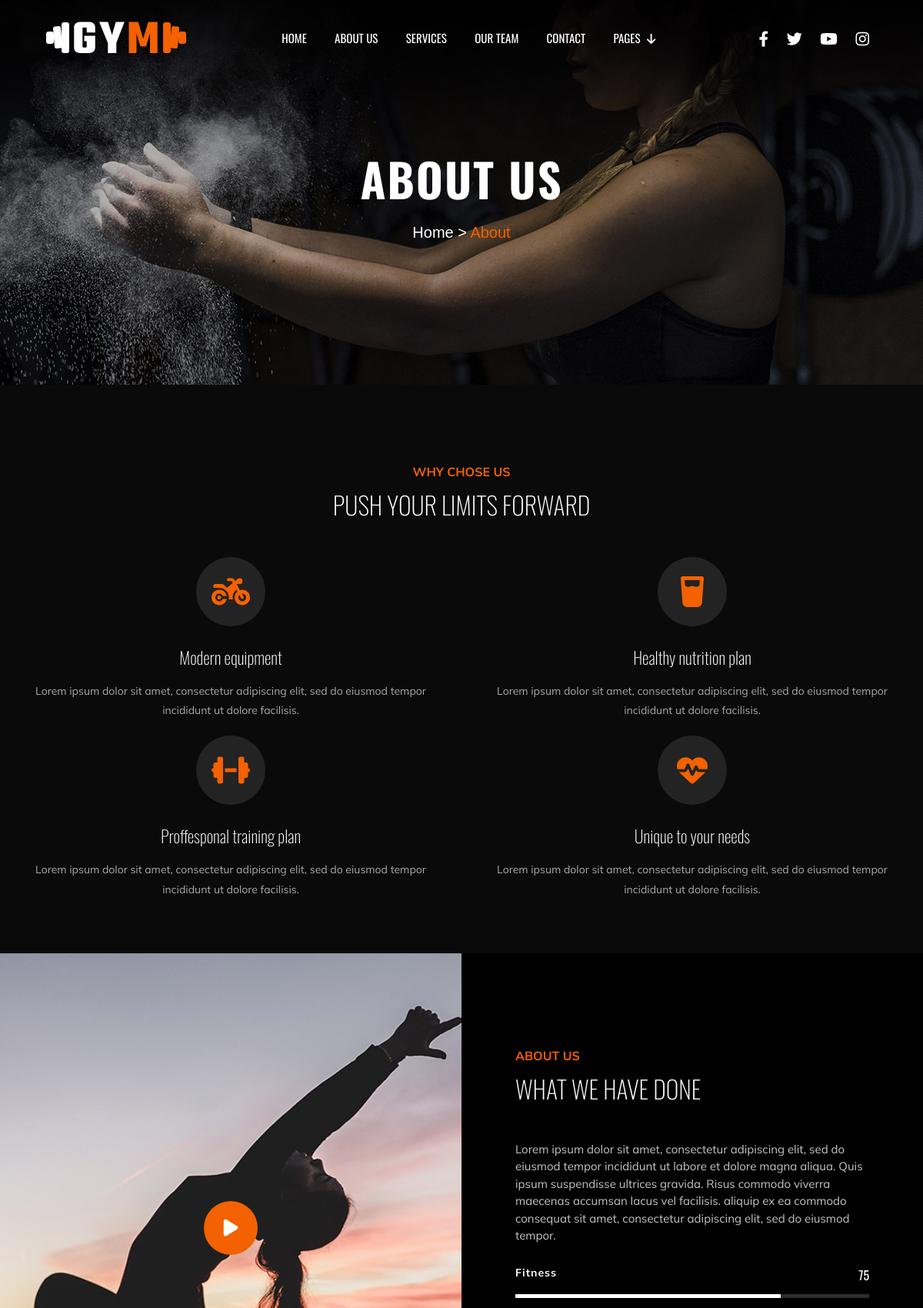
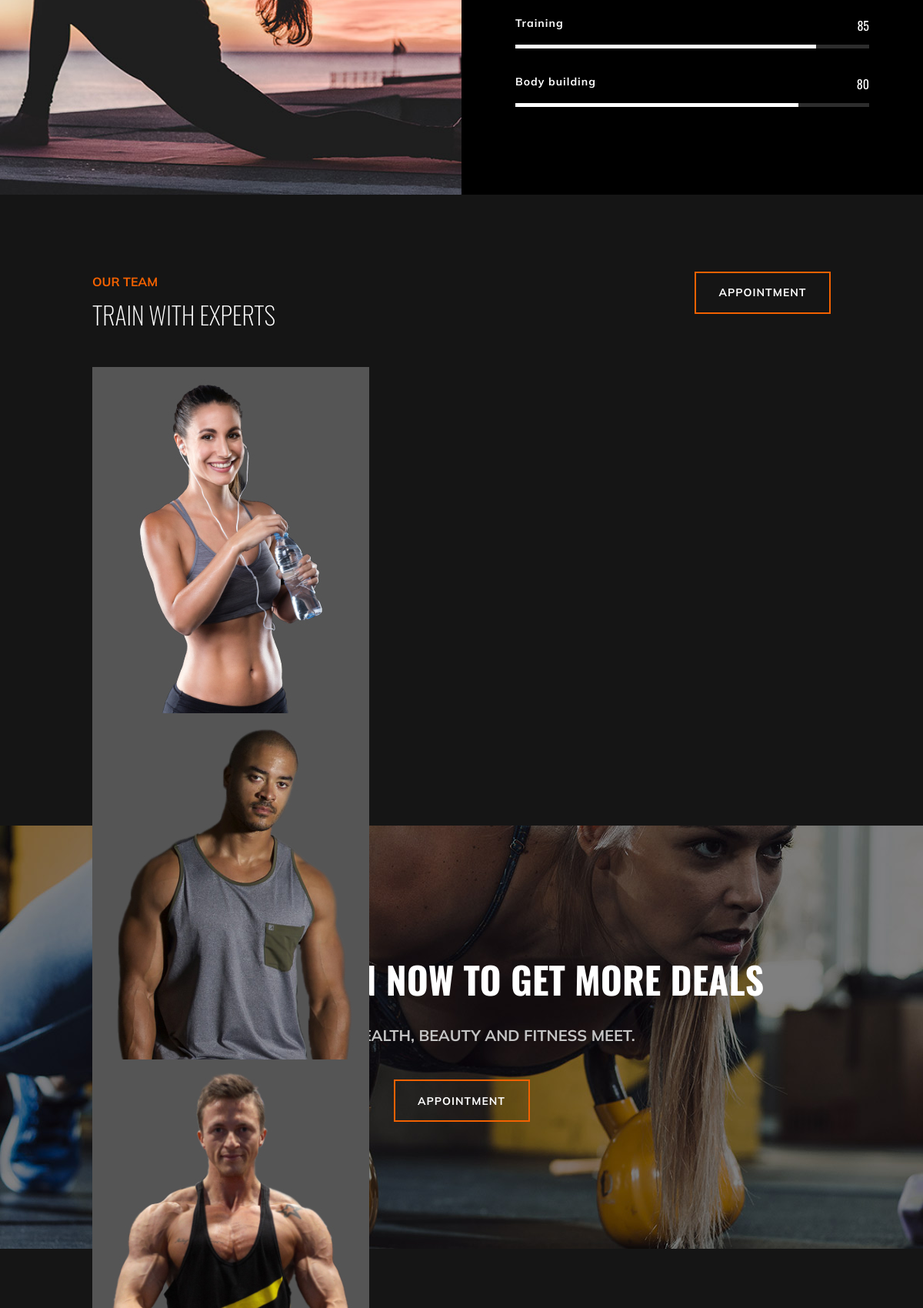
/about (upper part), run on the app's committed database (2 pictures, top to bottom).
### main/models.py (models this page shows, shortened)
class Header(models.Model):
    img = models.ImageField('Logo', upload_to='images')
    path1 = models.CharField('Path 1', max_length=50)
    path2 = models.CharField('Path 2', max_length=50)
    path3 = models.CharField('Path 3', max_length=50)
    path4 = models.CharField('Path 4', max_length=50)
    path5 = models.CharField('Path 5', max_length=50)
    path6 = models.CharField('Path 6', max_length=50)
    sub_path1 = models.CharField('Sub Path 1', max_length=50)
    sub_path2 = models.CharField('Sub Path 2', max_length=50)
    sub_path3 = models.CharField('Sub Path 3', max_length=50)
    social1 = models.CharField('Social 1', max_length=50)
    social2 = models.CharField('Social 2', max_length=50)
    social3 = models.CharField('Social 3', max_length=50)
    social4 = models.CharField('Social 4', max_length=50)
    social_link1 = models.URLField('Social Link 1')
    social_link2 = models.URLField('Social Link 2')
    social_link3 = models.URLField('Social Link 3')
    social_link4 = models.URLField('Social Link 4')
    class Meta:
        verbose_name = 'Header'
        verbose_name_plural = 'Header'

class Aboutpage(models.Model):
    doc_title = models.CharField('Document Title', max_length=50)
    background = models.ImageField('Backgorund', upload_to='images')
    title = models.CharField('Title', max_length=50)
    path1 = models.CharField('Path 1', max_length=30)
    path2 = models.CharField('Path 2', max_length=30)
    class Meta:
        verbose_name = 'Aboutpage'
        verbose_name_plural = 'Aboutpage'

class Title(models.Model):
    colored_title1 = models.CharField('Colored Title 1', max_length=50)
    title1 = models.CharField('Title 1', max_length=50)
    colored_title2 = models.CharField('Colored Title 2', max_length=50)
    title2 = models.CharField('Title 2', max_length=50)
    colored_title3 = models.CharField('Colored Title 3', max_length=50)
    title3 = models.CharField('Title 3', max_length=50)
    colored_title4 = models.CharField('Colored Title 4', max_length=50)
    title4 = models.CharField('Title 4', max_length=50)
    colored_title5 = models.CharField('Colored Title 5', max_length=50)
    title5 = models.CharField('Title 5', max_length=50)
    colored_title6 = models.CharField('Colored Title 6', max_length=50)
    title6 = models.CharField('Title 6', max_length=50)
    colored_title7 = models.CharField('Colored Title 7', max_length=50)
    title7 = models.CharField('Title 7', max_length=50)
    colored_title8 = models.CharField('Colored Title 8', max_length=50)
    title8 = models.CharField('Title 8', max_length=50)
    colored_title9 = models.CharField('Colored Title 9', max_length=50)
    title9 = models.CharField('Title 9', max_length=50)

class Reason(models.Model):
    icon = models.CharField('Icon', max_length=50)
    title = models.CharField('Title', max_length=50)
    text = models.TextField('Text')

class About(models.Model):
    img = models.ImageField('Image', upload_to='images')
    video_link = models.URLField('Video')
    text = models.TextField('Text')
    class Meta:
        verbose_name = 'About'
        verbose_name_plural = 'About'

class AboutFill(models.Model):
    title = models.CharField('Title', max_length=50)
    percent = models.IntegerField('Percent')
    class Meta:
        verbose_name = 'About Fill'
        verbose_name_plural = 'About Fill'

class Appointment(models.Model):
    background = models.ImageField('Background', upload_to='images')
    title = models.CharField('Title', max_length=50)
    subtitle = models.CharField('Subtitle', max_length=60)
    btn_name = models.CharField('Button Name', max_length=40)
    class Meta:
        verbose_name = 'Appointment'
        verbose_name_plural = 'Appointment'

class Team(models.Model):
    img = models.ImageField('Image', upload_to='images')
    name = models.CharField('Name', max_length=50)
    profession = models.CharField('Profession', max_length=50)
    social1 = models.CharField('Social 1', max_length=50)
    social2 = models.CharField('Social 2', max_length=50)
    social3 = models.CharField('Social 3', max_length=50)
    social4 = models.CharField('Social 4', max_length=50)
    social5 = models.CharField('Social 5', max_length=50)
    social_link1 = models.URLField('Social Link 1')
    social_link2 = models.URLField('Social Link 2')
    social_link3 = models.URLField('Social Link 3')
    social_link4 = models.URLField('Social Link 4')
    social_link5 = models.URLField('Social Link 5')
    age = models.CharField('Age', max_length=10)
    weight = models.CharField('Weight', max_length=20)
    height = models.CharField('Height', max_length=20)
    occupation = models.CharField('Occupation', max_length=50)
    text1 = models.TextField('Text 1')
    text2 = models.TextField('Text 2')
    class Meta:
        verbose_name = 'Team'
        verbose_name_plural = 'Team'

### main/views.py (the view)
# urls.py: path('about', views.about, name='about'),
def about(request):
    aboutpage = Aboutpage.objects.all()[0]
    about = About.objects.all()[0]
    about_fill = AboutFill.objects.all()
    testimonial = Testimonial.objects.all()
    return render(request, 'about.html', context={
        'header':double_content()[0],
        'footer_content':double_content()[1],
        'footer':double_content()[2],
        'titles':double_content()[3],
        'appointment':double_content()[4],
        'aboutpage':aboutpage,
        'reason':double_content()[6],
        'about':about,
        'about_fill':about_fill,
        'testimonial':testimonial,
        'team':double_content()[7],
        'random_class':double_content()[9]
    })

### main/templatetags/custom_filters.py (called while the page is built)
@register.filter
def subtract(value, arg):
    return value - arg

### main/views.py (called while the page is built)
def double_content():
    header = Header.objects.all()[0]
    footer_content = FooterContent.objects.all()
    footer = Footer.objects.all()[0]
    titles = Title.objects.all()[0]
    reason = Reason.objects.all()
    appointment = Appointment.objects.all()[0]
    pricing = Pricing.objects.all()
    team = Team.objects.all()
    services_content = Services.objects.all()
    random_class = choice(Services.objects.all())
    return [header, footer_content, footer, titles, appointment, pricing, reason, team, services_content, random_class]

### main/templates/about.html (shortened to what this page needs)
{% extends 'base.html' %}
{% load custom_filters %}
    {% block body %}
        <div style="background-image: url({{ aboutpage.background.url }});" class="page_title">
            <h1>{{ aboutpage.title }}</h1>
            <p>{{ aboutpage.path1 }} > <span>{{ aboutpage.path2 }}</span></p>
        </div>
            {% include 'inc/_reason.html' %}
        <div class="about">
            <div style="background-image: url({{ about.img.url }});" class="video">
                <a href="{{ about.video_link }}"><i class="fa-solid fa-play"></i></a>
            </div>
            <div class="about_info">
                <div class="title">
                    <span>{{ titles.colored_title4 }}</span>
                    <h2>{{ titles.title4 }}</h2>
                </div>
                <p>{{ about.text }}</p>
                {% for i in about_fill %}
                    <div class="fill">
                        <div>
                            <h5>{{ i.title }}</h5>
                            <span>{{ i.percent }}</span>
                        </div>
                        <div style="background: linear-gradient(to right, #FFFFFF {{ i.percent }}%, #2D2D2D {{ 100|subtract:i.percent }}%);" class="line"></div>
                    </div>
                {% endfor %}
            </div>
        </div>
        {% include 'inc/_team.html' %}
        {% include 'inc/_appointment.html' %}
        <div class="testimonial">
        </div>
    {% endblock %}

### main/templates/base.html (shortened to what this page needs)
{% load static %}
<!DOCTYPE html>
<html lang="en">
<head>
    <link rel="stylesheet" href="{% static 'css/icon.css' %}">
    <link rel="stylesheet" href="{% static 'css/style.css' %}">
    <link rel="stylesheet" href="https://cdn.jsdelivr.net/npm/swiper@10/swiper-bundle.min.css" />
</head>
<body>
    <header>
        <div class='header_container'>
            <img width='182px' height='41px' src="{{ header.img.url }}" alt="" />
            <ul class="list">
                <li><a href="{% url 'index' %}">{{ header.path1 }}</a></li>
                <li><a href="{% url 'about' %}">{{ header.path2 }}</a></li>
                <li><a href="{% url 'services' %}">{{ header.path3 }}</a></li>
                <li><a href="{% url 'team' %}">{{ header.path4 }}</a></li>
                <li><a href="{% url 'contact' %}">{{ header.path5 }}</a></li>
                <li onclick="dropdown()"><a> {{ header.path6 }} <i style="margin-left: 5px;" class="fa-solid fa-arrow-down"></i>
                </a>
                </li>
            </ul>
            <div class="social">
                <a href="{{ header.social_link1 }}"><i class="{{ header.social1 }}"></i></a>
                <a href="{{ header.social_link2 }}"><i class="{{ header.social2 }}"></i></a>
                <a href="{{ header.social_link3 }}"><i class="{{ header.social3 }}"></i></a>
                <a href="{{ header.social_link4 }}"><i class="{{ header.social4 }}"></i></a>
            </div>
        </div>
    </header>
    {% block body %}{% endblock body %}
</body>
</html>

### main/templates/inc/_reason.html
<div class="reason">
    <div class="title">
        <span>{{ titles.colored_title1 }}</span>
        <h2>{{ titles.title1 }}</h2>
    </div>
    <div class="reason_container">
        {% for i in reason %}
            <div class="reason_content">
                <span><i class="{{ i.icon }}"></i></span>
                <h3>{{ i.title }}</h3>
                <p>{{ i.text }}</p>
            </div>
        {% endfor %}
    </div>
</div>

### main/templates/inc/_team.html (shortened to what this page needs)
<div class="home_trainers">
    <div class="home_trainer_container">
        <div class="trainer_header">
            <div class="title">
                <span>{{ titles.colored_title3 }}</span>
                <h2>{{ titles.title3 }}</h2>
            </div>
            <a href="{% url 'contact' %}"><button>{{ appointment.btn_name }}</button></a>
        </div>
        <div class="swiper mySwiper2">
            <div class="swiper-wrapper">
                {% for i in team %}
                    <div style="background: url({{ i.img.url }}) center no-repeat;" class="swiper-slide"></div>
                {% endfor %}
            </div>
        </div>
    </div>
</div>

### main/templates/inc/_appointment.html
<div style="background-image: url({{ appointment.background.url }});" class="appointment">
    <div class="appointment_container">
        <h2>{{ appointment.title }}</h2>
        <h5>{{ appointment.subtitle }}</h5>
        <a href="{% url 'contact' %}"><button>{{ appointment.btn_name }}</button></a>
    </div>
</div>

### data on the page
Header: img (picture), path1 "HOME", path2 "ABOUT US", path3 "SERVICES", path4 "OUR TEAM", path5 "CONTACT", path6 "PAGES"
Aboutpage: background (picture), title "ABOUT US", path1 "Home", path2 "About"
Title: colored_title1 "WHY CHOSE US", title1 "PUSH YOUR LIMITS FORWARD", colored_title4 "ABOUT US", title4 "WHAT WE HAVE DONE", colored_title3 "OUR TEAM", title3 "TRAIN WITH EXPERTS"
Reason: title "Modern equipment", text "Lorem ipsum dolor sit amet, consectetur adipiscing elit, sed do eiusmod tempor incididunt ut dolore facilisis."
Reason: title "Healthy nutrition plan", text "Lorem ipsum dolor sit amet, consectetur adipiscing elit, sed do eiusmod tempor incididunt ut dolore facilisis."
Reason: title "Proffesponal training plan", text "Lorem ipsum dolor sit amet, consectetur adipiscing elit, sed do eiusmod tempor incididunt ut dolore facilisis."
Reason: title "Unique to your needs", text "Lorem ipsum dolor sit amet, consectetur adipiscing elit, sed do eiusmod tempor incididunt ut dolore facilisis."
About: img (picture), text "Lorem ipsum dolor sit amet, consectetur adipiscing elit, sed do eiusmod tempor incididunt ut labore et dolore magna aliqua. Quis ipsum suspendisse ultrices gravida. Risus commodo viverra maecenas accumsan lacus vel facilisis. aliquip ex ea commodo consequat sit amet, consectetur adipiscing elit, sed do eiusmod tempor."
AboutFill: title "Fitness", percent "75"
AboutFill: title "Training", percent "85"
AboutFill: title "Body building", percent "80"
Appointment: btn_name "APPOINTMENT", background (picture), title "REGISTRATION NOW TO GET MORE DEALS", subtitle "WHERE HEALTH, BEAUTY AND FITNESS MEET."
Team: img (picture)
Team: img (picture)
Team: img (picture)
